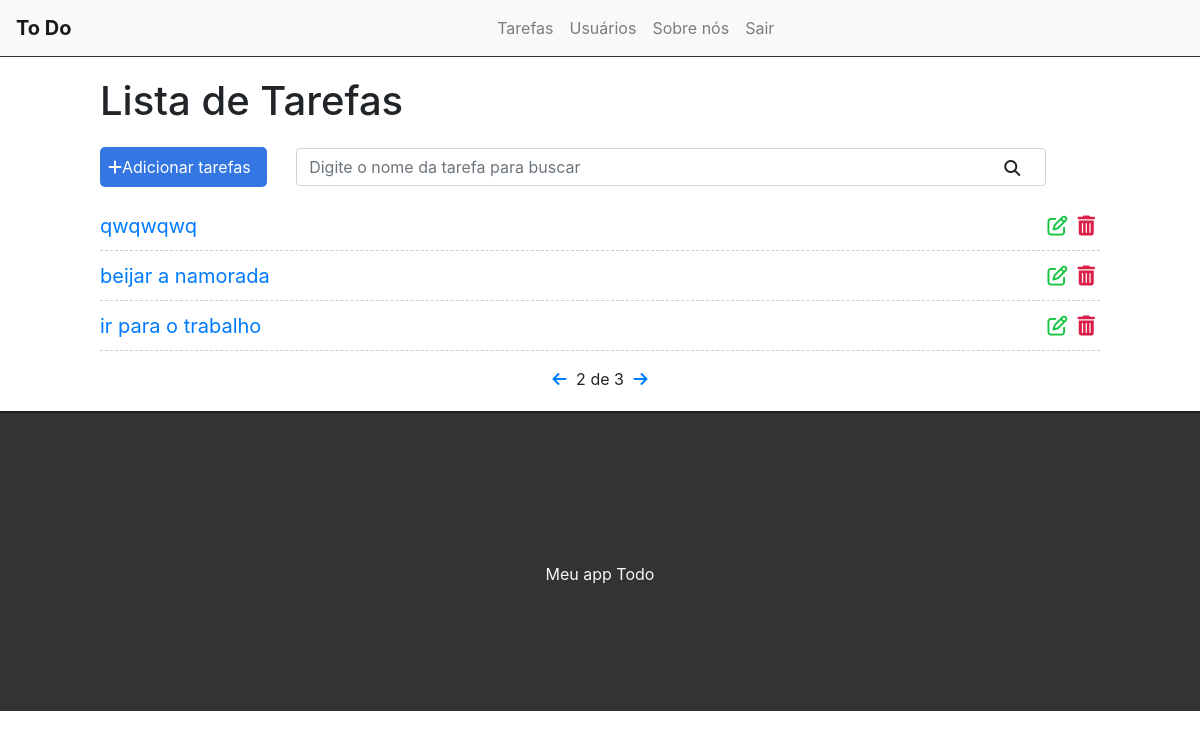
Page /?page=2 (signed in) on the committed database.
### tasks/models.py (models this page shows, shortened)
class Task(models.Model):
    title = models.CharField(max_length=255)
    description =  models.TextField()
    done = models.CharField(
        max_length=5,
        choices=STATUS,
    )
    created_at = models.DateTimeField(auto_now_add=True)
    updated_at = models.DateTimeField(auto_now=True)

### tasks/views.py (the view)
# urls.py: path('',views.tasklist),
@login_required
def tasklist(request):
    search = request.GET.get('search')
    if search:
        tasks = Task.objects.filter(title__icontains=search)
    else:
        tasks_list = Task.objects.all().order_by('-created_at')
        paginator = Paginator(tasks_list, 3)
        page = request.GET.get('page')
        tasks = paginator.get_page(page)
    return render(request,'tasks/list.html', {'tasks':tasks})

### tasks/templates/tasks/list.html (shortened to what this page needs)
{% extends 'base.html' %}
{% block content %}
<div class="offset-1 col-10 list-div">
    <h1>Lista de Tarefas</h1>
    <a id="add-link" href="newtask/">
        <div class="col-2 add-div">
            <i class= "fas fa-plus"></i>Adicionar tarefas
        </div>
    </a>
    <div class="col-9 search-div">
        <form method="GET" id="search-form">
            <input class="form-control" type="text" name="search" id="search" placeholder="Digite o nome da tarefa para buscar" value="{{request.GET.search}}">
            <i class="fas fa-search" id="search-btn"></i>
        </form>
    </div>
    <ul class="task-list">
        {% if tasks %}
            {% for task in tasks %}
            <li class="task-item">
                <span><a href="tasks/{{task.id}}">{{task.title}}</a></span>
                <a href="delete/{{task.id}}" class="delete-btn"><span><i class="fa fa-trash"></i></span></a>
                <a href="edit/{{task.id}}"><span><i class="fa fa-edit"></i></span></a>
            </li>
            {% endfor %}
        {% else %}
            <div class="container-fluid">
                <br>
                <h4>Nenhuma tarefa encontrada</h4>
                <br>
            </div>
        {% endif %}
    </ul>
    <div class="pagination">
        <span class="step-links">
            {% if tasks.has_previous %}
                <a href="?page={{ tasks.previous_page_number }}"><i class="fas fa-arrow-left"></i></a>
            {% endif %}
            {% if tasks.paginator.num_pages %}
                <span class="current">
                    {{ tasks.number }} de {{ tasks.paginator.num_pages }}
                </span>
            {% endif %}
            {% if tasks.has_next %}
                <a href="?page={{ tasks.next_page_number }}"><i class="fas fa-arrow-right"></i></a>
            {% endif %}
        </span>
    </div>
</div>
{% endblock %}

### tasks/static/css/styles.css (style rules this page uses)
.add-div { background-color: #3476e2; cursor:pointer; display: inline-block; color: #FFF; padding: 8px; border-radius: 5px; margin-right: 25px; }
.fas.fa-search { position: absolute; top: 12px; right: 26px; cursor: pointer; }
.search-div { padding: 0; margin-top: 15px; margin-bottom: 15px; display: inline-block; }
.list-div { padding: 0; }
.task-list { padding-left: 0; }
.task-item { list-style: none; font-size: 20px; height: 50px; padding-top: 10px; border-bottom: 1px dashed #ccc; }
.fa.fa-trash, .fa.fa-edit { cursor:pointer; margin: 5px; font-size: 20px; float: right; }
.fa.fa-trash { color: #db1e47; }
.fa.fa-edit { color: #13c43f; }
.pagination { margin-bottom: 20px; }
.step-links { position: relative; margin-left: auto; margin-right: auto; }
.step-links .current { margin-left: 5px; margin-right: 5px; }

### rows in the picture
Task: title "qwqwqwq"
Task: title "beijar a namorada"
Task: title "ir para o trabalho"

### other values in the picture
{{ tasks.number }} "2"
{{ tasks.paginator.num_pages }} "3"
